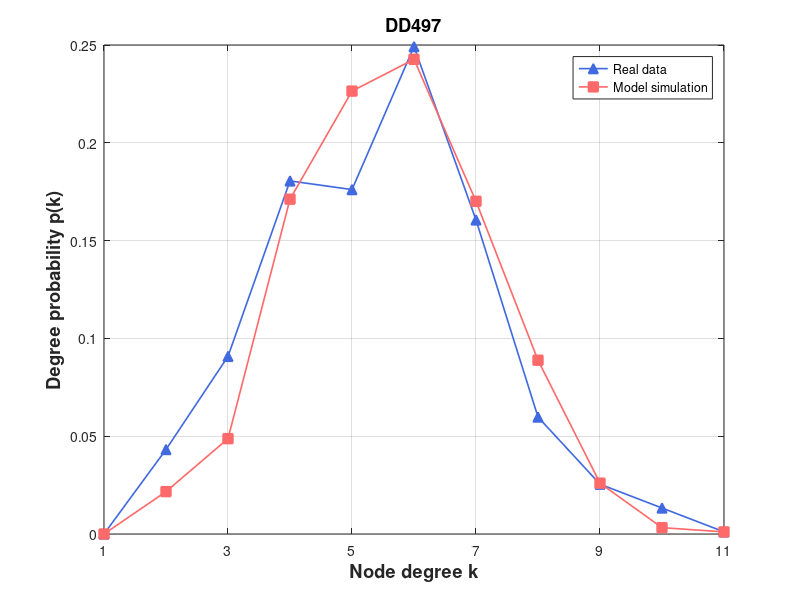

Source code (MATLAB):
% Create some data
% 定义度数直方图

degree_hist1 = [0, 0, 39, 82, 163, 159, 225, 145, 54, 23, 12, 1];
degree_hist2 = [0, 0, 20, 45, 158, 209, 224, 157, 82, 24, 3, 1];

% 将度数直方图转换为浮点型数组

degree_hist1 = double(degree_hist1);
degree_hist2 = double(degree_hist2);

degree1 = degree_hist1(2:end);
degree2 = degree_hist2(2:end);
% 计算度数概率
degree_prob1 = degree1 / sum(degree1);
degree_prob2 = degree2 / sum(degree2);

figure

set(gca, 'FontSize', 12);

  
plot(1:length(degree_prob1), degree_prob1, '^-','Color',[65/256,105/256,225/256],'LineWidth',1.2,'Markersize',7,'MarkerFaceColor',[65/256,105/256,225/256])

hold on
%plot(eb, predictionData,'ro-','LineWidth',1.2,'Markersize',7,'MarkerFaceColor','r')
%plot(eb, predictionData, 's-','Color',[171/256,130/256,255/256],'LineWidth',1.2,'Markersize',7,'MarkerFaceColor',[171/256,130/256,255/256]) 
%plot(eb, epsilon7, 's-','Color',[0/256,206/256,209/256],'LineWidth',1.2,'Markersize',7,'MarkerFaceColor',[0/256,206/256,209/256])

%plot(eb, size700, 's-','Color',[171/256,130/256,255/256],'LineWidth',1.2,'Markersize',7,'MarkerFaceColor',[171/256,130/256,255/256]) %Purple
plot(1:length(degree_prob2), degree_prob2, 's-','Color',[255/256,106/256,106/256],'LineWidth',1.2,'Markersize',7,'MarkerFaceColor',[255/256,106/256,106/256])



% Turn on the grid
grid on

% Add title and axis labels
%title('Performance of Baseband QPSK')
xlabel('Node degree k','FontSize',13.2,'FontWeight','bold')
ylabel('Degree probability p(k)','FontSize',13.2,'FontWeight','bold')
legend('Real data', 'Model simulation')
% title('Wikibooks (Initial)', 'FontSize', 13.2, 'FontWeight', 'bold')
title('DD497', 'FontSize', 13.2, 'FontWeight', 'bold')
% axis([0.03 1.02 0 0.35])
%set(gca,'xtick',[xmin:step:xmax])
% set(gca,'xtick',[1:1000:11000])
set(gca,'xtick', 1:2:max(length(degree_prob1),length(degree_prob2)))
% set(gca,'xticklabels',{'0','0.16','0.32','0.48','0.64','0.80'});
%set(gca,'ytick',[0:0.05:0.35])
xlim([1 max(length(degree_prob1),length(degree_prob2))])
%set(gca,'xscale','log')